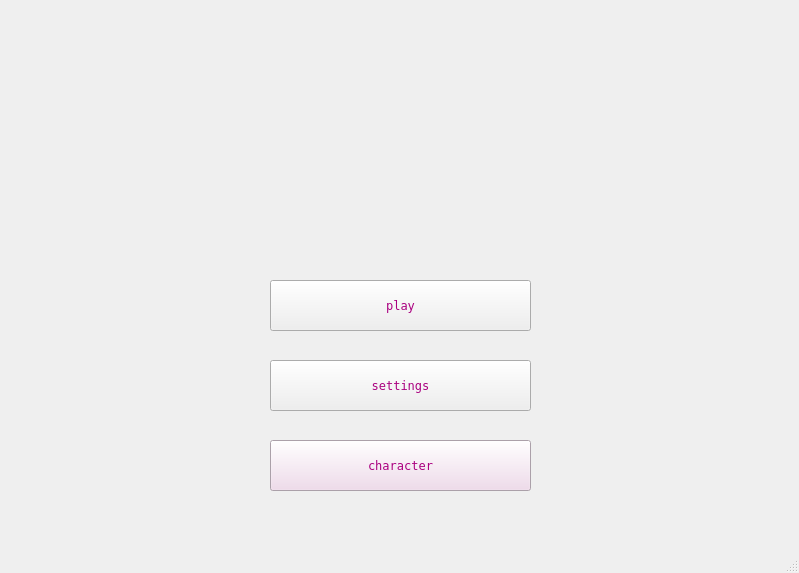
<?xml version="1.0" encoding="UTF-8"?>
<ui version="4.0">
 <class>MainWindow</class>
 <widget class="QMainWindow" name="MainWindow">
  <property name="geometry">
   <rect>
    <x>0</x>
    <y>0</y>
    <width>799</width>
    <height>573</height>
   </rect>
  </property>
  <property name="windowTitle">
   <string>MainWindow</string>
  </property>
  <widget class="QWidget" name="centralwidget">
   <widget class="QPushButton" name="bt2">
    <property name="geometry">
     <rect>
      <x>270</x>
      <y>280</y>
      <width>261</width>
      <height>51</height>
     </rect>
    </property>
    <property name="palette">
     <palette>
      <active>
       <colorrole role="ButtonText">
        <brush brushstyle="SolidPattern">
         <color alpha="255">
          <red>170</red>
          <green>0</green>
          <blue>127</blue>
         </color>
        </brush>
       </colorrole>
      </active>
      <inactive>
       <colorrole role="ButtonText">
        <brush brushstyle="SolidPattern">
         <color alpha="255">
          <red>170</red>
          <green>0</green>
          <blue>127</blue>
         </color>
        </brush>
       </colorrole>
      </inactive>
      <disabled>
       <colorrole role="ButtonText">
        <brush brushstyle="SolidPattern">
         <color alpha="255">
          <red>120</red>
          <green>120</green>
          <blue>120</blue>
         </color>
        </brush>
       </colorrole>
      </disabled>
     </palette>
    </property>
    <property name="font">
     <font>
      <family>Terminal</family>
     </font>
    </property>
    <property name="cursor">
     <cursorShape>PointingHandCursor</cursorShape>
    </property>
    <property name="text">
     <string>play</string>
    </property>
   </widget>
   <widget class="QPushButton" name="bt3">
    <property name="geometry">
     <rect>
      <x>270</x>
      <y>360</y>
      <width>261</width>
      <height>51</height>
     </rect>
    </property>
    <property name="palette">
     <palette>
      <active>
       <colorrole role="ButtonText">
        <brush brushstyle="SolidPattern">
         <color alpha="255">
          <red>170</red>
          <green>0</green>
          <blue>127</blue>
         </color>
        </brush>
       </colorrole>
      </active>
      <inactive>
       <colorrole role="ButtonText">
        <brush brushstyle="SolidPattern">
         <color alpha="255">
          <red>170</red>
          <green>0</green>
          <blue>127</blue>
         </color>
        </brush>
       </colorrole>
      </inactive>
      <disabled>
       <colorrole role="ButtonText">
        <brush brushstyle="SolidPattern">
         <color alpha="255">
          <red>120</red>
          <green>120</green>
          <blue>120</blue>
         </color>
        </brush>
       </colorrole>
      </disabled>
     </palette>
    </property>
    <property name="font">
     <font>
      <family>Terminal</family>
     </font>
    </property>
    <property name="cursor">
     <cursorShape>PointingHandCursor</cursorShape>
    </property>
    <property name="text">
     <string>settings</string>
    </property>
   </widget>
   <widget class="QPushButton" name="bt4">
    <property name="geometry">
     <rect>
      <x>270</x>
      <y>440</y>
      <width>261</width>
      <height>51</height>
     </rect>
    </property>
    <property name="palette">
     <palette>
      <active>
       <colorrole role="WindowText">
        <brush brushstyle="SolidPattern">
         <color alpha="255">
          <red>209</red>
          <green>180</green>
          <blue>204</blue>
         </color>
        </brush>
       </colorrole>
       <colorrole role="Button">
        <brush brushstyle="SolidPattern">
         <color alpha="255">
          <red>240</red>
          <green>215</green>
          <blue>234</blue>
         </color>
        </brush>
       </colorrole>
       <colorrole role="BrightText">
        <brush brushstyle="SolidPattern">
         <color alpha="255">
          <red>255</red>
          <green>224</green>
          <blue>253</blue>
         </color>
        </brush>
       </colorrole>
       <colorrole role="ButtonText">
        <brush brushstyle="SolidPattern">
         <color alpha="255">
          <red>170</red>
          <green>0</green>
          <blue>127</blue>
         </color>
        </brush>
       </colorrole>
       <colorrole role="Base">
        <brush brushstyle="SolidPattern">
         <color alpha="255">
          <red>255</red>
          <green>243</green>
          <blue>252</blue>
         </color>
        </brush>
       </colorrole>
       <colorrole role="Window">
        <brush brushstyle="SolidPattern">
         <color alpha="255">
          <red>240</red>
          <green>224</green>
          <blue>237</blue>
         </color>
        </brush>
       </colorrole>
       <colorrole role="Highlight">
        <brush brushstyle="SolidPattern">
         <color alpha="255">
          <red>255</red>
          <green>237</green>
          <blue>251</blue>
         </color>
        </brush>
       </colorrole>
       <colorrole role="Link">
        <brush brushstyle="SolidPattern">
         <color alpha="255">
          <red>255</red>
          <green>226</green>
          <blue>253</blue>
         </color>
        </brush>
       </colorrole>
      </active>
      <inactive>
       <colorrole role="WindowText">
        <brush brushstyle="SolidPattern">
         <color alpha="255">
          <red>209</red>
          <green>180</green>
          <blue>204</blue>
         </color>
        </brush>
       </colorrole>
       <colorrole role="Button">
        <brush brushstyle="SolidPattern">
         <color alpha="255">
          <red>240</red>
          <green>215</green>
          <blue>234</blue>
         </color>
        </brush>
       </colorrole>
       <colorrole role="BrightText">
        <brush brushstyle="SolidPattern">
         <color alpha="255">
          <red>255</red>
          <green>224</green>
          <blue>253</blue>
         </color>
        </brush>
       </colorrole>
       <colorrole role="ButtonText">
        <brush brushstyle="SolidPattern">
         <color alpha="255">
          <red>170</red>
          <green>0</green>
          <blue>127</blue>
         </color>
        </brush>
       </colorrole>
       <colorrole role="Base">
        <brush brushstyle="SolidPattern">
         <color alpha="255">
          <red>255</red>
          <green>243</green>
          <blue>252</blue>
         </color>
        </brush>
       </colorrole>
       <colorrole role="Window">
        <brush brushstyle="SolidPattern">
         <color alpha="255">
          <red>240</red>
          <green>224</green>
          <blue>237</blue>
         </color>
        </brush>
       </colorrole>
       <colorrole role="Highlight">
        <brush brushstyle="SolidPattern">
         <color alpha="255">
          <red>255</red>
          <green>237</green>
          <blue>251</blue>
         </color>
        </brush>
       </colorrole>
       <colorrole role="Link">
        <brush brushstyle="SolidPattern">
         <color alpha="255">
          <red>255</red>
          <green>226</green>
          <blue>253</blue>
         </color>
        </brush>
       </colorrole>
      </inactive>
      <disabled>
       <colorrole role="WindowText">
        <brush brushstyle="SolidPattern">
         <color alpha="255">
          <red>120</red>
          <green>120</green>
          <blue>120</blue>
         </color>
        </brush>
       </colorrole>
       <colorrole role="Button">
        <brush brushstyle="SolidPattern">
         <color alpha="255">
          <red>240</red>
          <green>215</green>
          <blue>234</blue>
         </color>
        </brush>
       </colorrole>
       <colorrole role="BrightText">
        <brush brushstyle="SolidPattern">
         <color alpha="255">
          <red>255</red>
          <green>224</green>
          <blue>253</blue>
         </color>
        </brush>
       </colorrole>
       <colorrole role="ButtonText">
        <brush brushstyle="SolidPattern">
         <color alpha="255">
          <red>120</red>
          <green>120</green>
          <blue>120</blue>
         </color>
        </brush>
       </colorrole>
       <colorrole role="Base">
        <brush brushstyle="SolidPattern">
         <color alpha="255">
          <red>240</red>
          <green>224</green>
          <blue>237</blue>
         </color>
        </brush>
       </colorrole>
       <colorrole role="Window">
        <brush brushstyle="SolidPattern">
         <color alpha="255">
          <red>240</red>
          <green>224</green>
          <blue>237</blue>
         </color>
        </brush>
       </colorrole>
       <colorrole role="Highlight">
        <brush brushstyle="SolidPattern">
         <color alpha="255">
          <red>0</red>
          <green>120</green>
          <blue>215</blue>
         </color>
        </brush>
       </colorrole>
       <colorrole role="Link">
        <brush brushstyle="SolidPattern">
         <color alpha="255">
          <red>255</red>
          <green>226</green>
          <blue>253</blue>
         </color>
        </brush>
       </colorrole>
      </disabled>
     </palette>
    </property>
    <property name="font">
     <font>
      <family>Terminal</family>
     </font>
    </property>
    <property name="cursor">
     <cursorShape>PointingHandCursor</cursorShape>
    </property>
    <property name="text">
     <string>character</string>
    </property>
    <property name="checkable">
     <bool>false</bool>
    </property>
   </widget>
   <widget class="QLabel" name="label">
    <property name="geometry">
     <rect>
      <x>0</x>
      <y>0</y>
      <width>801</width>
      <height>591</height>
     </rect>
    </property>
    <property name="text">
     <string/>
    </property>
    <property name="pixmap">
     <pixmap>2025_06_04_04p_Kleki.png</pixmap>
    </property>
    <property name="scaledContents">
     <bool>true</bool>
    </property>
   </widget>
   <widget class="QLabel" name="label2">
    <property name="geometry">
     <rect>
      <x>160</x>
      <y>-60</y>
      <width>451</width>
      <height>291</height>
     </rect>
    </property>
    <property name="text">
     <string/>
    </property>
    <property name="pixmap">
     <pixmap>pixil-frame-0.png</pixmap>
    </property>
   </widget>
   <zorder>label</zorder>
   <zorder>bt2</zorder>
   <zorder>bt3</zorder>
   <zorder>bt4</zorder>
   <zorder>label2</zorder>
  </widget>
  <widget class="QStatusBar" name="statusbar"/>
 </widget>
 <resources/>
 <connections/>
</ui>
